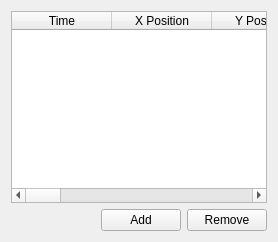
                 <widget class="QWidget" name="mTargetPageFlightPath">
                  <layout class="QGridLayout" name="gridLayout_22">
                   <item row="0" column="0">
                    <layout class="QGridLayout" name="gridLayout_21">
                     <item row="0" column="0" colspan="3">
                      <widget class="QTableWidget" name="mFlightPathTableWidget">
                       <column>
                        <property name="text">
                         <string>Time</string>
                        </property>
                       </column>
                       <column>
                        <property name="text">
                         <string>X Position</string>
                        </property>
                       </column>
                       <column>
                        <property name="text">
                         <string>Y Position</string>
                        </property>
                       </column>
                       <column>
                        <property name="text">
                         <string>ZPosition</string>
                        </property>
                       </column>
                       <column>
                        <property name="text">
                         <string>Units</string>
                        </property>
                       </column>
                       <column>
                        <property name="text">
                         <string>X Velocity</string>
                        </property>
                       </column>
                       <column>
                        <property name="text">
                         <string>Y Velocity</string>
                        </property>
                       </column>
                       <column>
                        <property name="text">
                         <string>Z Velocity</string>
                        </property>
                       </column>
                       <column>
                        <property name="text">
                         <string>Velocity Units</string>
                        </property>
                       </column>
                       <column>
                        <property name="text">
                         <string>Yaw</string>
                        </property>
                       </column>
                       <column>
                        <property name="text">
                         <string>Pitch</string>
                        </property>
                       </column>
                       <column>
                        <property name="text">
                         <string>Roll</string>
                        </property>
                       </column>
                       <column>
                        <property name="text">
                         <string>Orientation Untis</string>
                        </property>
                       </column>
                      </widget>
                     </item>
                     <item row="1" column="1">
                      <widget class="QPushButton" name="mAddFlightPathButton">
                       <property name="text">
                        <string>Add</string>
                       </property>
                      </widget>
                     </item>
                     <item row="1" column="2">
                      <widget class="QPushButton" name="mRemoveFlightPathButton">
                       <property name="text">
                        <string>Remove</string>
                       </property>
                      </widget>
                     </item>
                     <item row="1" column="0">
                      <spacer name="horizontalSpacer_2">
                       <property name="orientation">
                        <enum>Qt::Horizontal</enum>
                       </property>
                       <property name="sizeHint" stdset="0">
                        <size>
                         <width>40</width>
                         <height>20</height>
                        </size>
                       </property>
                      </spacer>
                     </item>
                    </layout>
                   </item>
                  </layout>
                 </widget>
